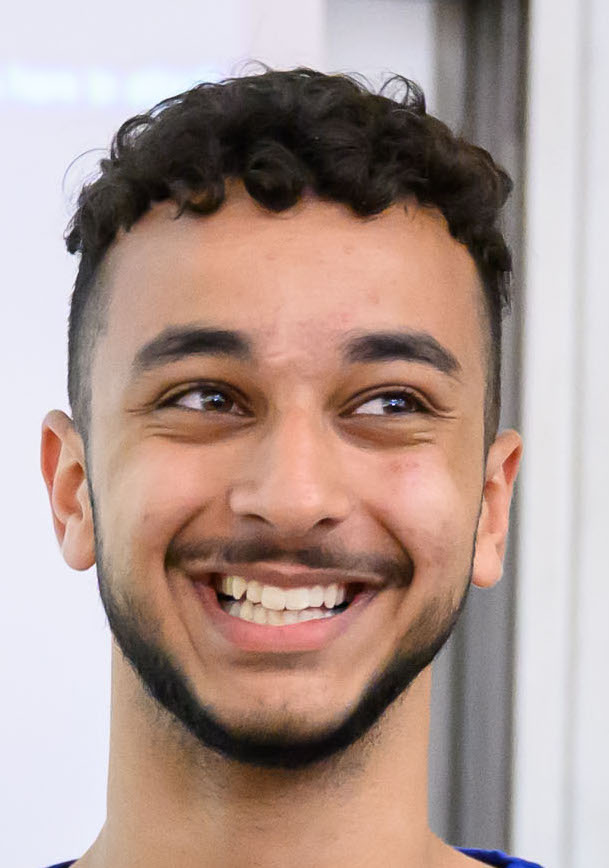
#> input picture assets/photo.jpg, 609 x 868 px
$ python generate.py
#> lines starting #> are read from the running program, lines starting #| are printed output that depends on the picture
### portrait.py
"""
portrait.py
Convert a photo into terminal-flavored portrait art, emitted as SVG fragments.

Renderers:
  - pixel   : colored, optionally dithered pixel grid (hero look)
  - ascii   : classic luminance ASCII
  - braille : ultra high detail 2x4 braille packing

Modes (color grading):
  - truecolor : real photo colors, maximum photographic detail
  - neon      : luminance mapped onto a cyberpunk ramp (keeps ALL detail as brightness)
  - duotone   : real color blended toward neon (a graded-photo look)

Detail is protected by a headshot crop, unsharp masking, and a dense grid.
"""

from __future__ import annotations
from PIL import Image, ImageOps, ImageFilter
import html


def _lerp(a, b, t):
    return tuple(round(a[i] + (b[i] - a[i]) * t) for i in range(3))


# cyberpunk neon ramp: deep indigo shadow -> magenta -> violet -> cyan highlight
NEON_STOPS = [
    (0.00, (0x07, 0x04, 0x18)),
    (0.28, (0x5e, 0x0e, 0x8f)),
    (0.52, (0xd6, 0x24, 0xc0)),
    (0.72, (0x8a, 0x5c, 0xff)),
    (0.88, (0x2b, 0xb8, 0xff)),
    (1.00, (0x9c, 0xf7, 0xff)),
]


# [9 lines left out: function neon_map, not called in this run]


def _lum(rgb) -> float:
    return (0.2126 * rgb[0] + 0.7152 * rgb[1] + 0.0722 * rgb[2]) / 255.0


def _hex(rgb) -> str:
    return "#%02x%02x%02x" % (rgb[0], rgb[1], rgb[2])


# [8 lines left out: function _grade, not called in this run]


# single-hue tints for monochrome character art (brightness carries the depth)
MONO_BASE = {
    "mono_cyan":  (0x8f, 0xe9, 0xff),
    "mono_white": (0xe9, 0xf3, 0xff),
    "mono_green": (0x6d, 0xff, 0xa8),
    "mono_amber": (0xff, 0xcf, 0x6a),
}


def _pixcolor(rgb, mode):
    """Color strategy for character art. mono_* = single hue scaled by brightness."""
    if mode in ("truecolor", "neon", "duotone"):
        return _grade(rgb, mode)
    base = MONO_BASE.get(mode, MONO_BASE["mono_cyan"])
    f = 0.26 + 0.74 * _lum(rgb)
    return tuple(round(base[i] * f) for i in range(3))


# panel background the portrait fades into (matches generate.py DARK panel)
PANEL_BG = (0x0a, 0x06, 0x18)


def _oval_alpha(nx, ny, cx=0.5, cy=0.43, rx=0.53, ry=0.63):
    """Soft elliptical vignette: 1 at the face, fading to 0 past the head."""
    d = (((nx - cx) / rx) ** 2 + ((ny - cy) / ry) ** 2) ** 0.5
    lo, hi = 0.86, 1.14
    if d <= lo:
        return 1.0
    if d >= hi:
        return 0.0
    t = (d - lo) / (hi - lo)
    return 1.0 - (t * t * (3 - 2 * t))


# ----------------------------------------------------------------------------
# loading: headshot crop + detail boost
# ----------------------------------------------------------------------------

def load_square(path: str, aspect=(3, 4), long_side: int = 620) -> Image.Image:
    """Crop to a headshot aspect focused slightly above center, sharpen, boost contrast."""
    img = Image.open(path)
    img = ImageOps.exif_transpose(img).convert("RGB")
    tw = round(long_side * aspect[0] / aspect[1])
    img = ImageOps.fit(img, (tw, long_side), Image.LANCZOS, centering=(0.5, 0.40))
    img = ImageOps.autocontrast(img, cutoff=1)
    img = img.filter(ImageFilter.UnsharpMask(radius=2.2, percent=135, threshold=2))
    return img


# [12 lines left out: function _placeholder, not called in this run]


def _rows(img, cols, cellw, cellh):
    return max(1, round(cols * (img.height / img.width) * (cellw / cellh)))


# ----------------------------------------------------------------------------
# renderers
# ----------------------------------------------------------------------------

# [30 lines left out: function render_pixel, not called in this run]


ASCII_RAMP = " .`:-_,^=;><+!rc*/z?sLTv)J7(|Fi{C}fI31tlu[neoZ5Yxjya]2ESwqkP6h9d4VpOGbUAKXHm8RD#$Bg0MNWQ%&@"


def _contrast(lum: float, gamma: float = 0.82, gain: float = 1.18) -> float:
    """Push midtones so the face reads as distinct glyphs, not a smooth photo."""
    v = (lum ** gamma - 0.5) * gain + 0.5
    return max(0.0, min(1.0, v))


def render_ascii(img, cols: int = 82, fs: float = 9.2, ls: float = 0.7,
                 line_ratio: float = 1.16, mode: str = "mono_white") -> tuple[str, int, int]:
    """Character-drawn face: legible monospace glyphs, airy spacing, monochrome tint.

    Fewer/larger columns than a photo grid so each glyph reads as a character
    (the whole point of ASCII art), while a contrast curve keeps facial detail.
    """
    cw = fs * 0.60 + ls          # horizontal advance per glyph (monospace + gap)
    ch = fs * line_ratio         # line height (the extra gap gives the airy feel)
    rows = _rows(img, cols, cw, ch)
    small = img.resize((cols, rows), Image.LANCZOS)
    small = ImageOps.autocontrast(small, cutoff=1)
    px = small.load()
    n = len(ASCII_RAMP) - 1
    lines = []
    for y in range(rows):
        spans = []
        for x in range(cols):
            a = _oval_alpha((x + 0.5) / cols, (y + 0.5) / rows)
            if a < 0.12:
                spans.append(" ")
                continue
            lum = _contrast(_lum(px[x, y]))
            glyph = html.escape(ASCII_RAMP[round(lum * n)])
            col = _lerp(PANEL_BG, _pixcolor(px[x, y], mode), a)
            spans.append(f'<tspan fill="{_hex(col)}">{glyph}</tspan>')
        lines.append(
            f'<text x="0" y="{(y + 1) * ch:.1f}" font-size="{fs}" letter-spacing="{ls}" '
            f'xml:space="preserve">{"".join(spans)}</text>'
        )
    w, h = round(cols * cw), round(rows * ch)
    inner = f'<g class="portrait ascii" filter="url(#txtGlow)">{"".join(lines)}</g>'
    return inner, w, h


BRAILLE_BASE = 0x2800
_DOTS = [(0, 0), (0, 1), (0, 2), (1, 0), (1, 1), (1, 2), (0, 3), (1, 3)]


# [28 lines left out: function render_braille, not called in this run]


RENDERERS = {"pixel": render_pixel, "ascii": render_ascii, "braille": render_braille}

### stats.py
"""
stats.py
Pull live GitHub statistics via GraphQL + REST, cache the expensive
lines-of-code scan, and degrade gracefully to placeholder values when
no token is present (so local prototyping always renders).

Env:
  GH_USERNAME  - the GitHub login to report on
  GH_TOKEN     - a PAT with 'repo' + 'read:user' scope (Actions can inject one)
"""

from __future__ import annotations
import json
import os
import time
from pathlib import Path
from urllib import request, error

API = "https://api.github.com/graphql"
REST = "https://api.github.com"
CACHE = Path(__file__).parent / "cache" / "loc_cache.json"


# [15 lines left out: functions _post, _rest, not called in this run]


PROFILE_Q = """
query($login:String!) {
  user(login:$login) {
    name login createdAt
    followers { totalCount }
    following { totalCount }
    repositories(first:100, ownerAffiliations:OWNER, isFork:false,
                 orderBy:{field:STARGAZERS, direction:DESC}) {
      totalCount
      nodes { name stargazerCount }
    }
    repositoriesContributedTo(first:1,
        contributionTypes:[COMMIT, PULL_REQUEST, REPOSITORY, ISSUE]) {
      totalCount
    }
    contributionsCollection {
      totalCommitContributions
      restrictedContributionsCount
    }
  }
}
"""


def _placeholder() -> dict:
    return {
        "name": "Said Azaizah",
        "login": "saidazaizah",
        "created_at": "2019-01-01T00:00:00Z",
        "repos": 42,
        "contributed": 60,
        "stars": 128,
        "followers": 210,
        "following": 24,
        "commits": 2116,
        "loc_total": 446276,
        "loc_add": 523178,
        "loc_del": 76902,
        "is_placeholder": True,
    }


# [7 lines left out: function _load_cache, not called in this run]


def _save_cache(data: dict) -> None:
    CACHE.parent.mkdir(exist_ok=True)
    CACHE.write_text(json.dumps(data, indent=2))


# [29 lines left out: function _lines_of_code, not called in this run]


def collect() -> dict:
    token = os.environ.get("GH_TOKEN") or os.environ.get("GITHUB_TOKEN")
    login = os.environ.get("GH_USERNAME")
    if not token or not login:
        return _placeholder()

    try:
        res = _post(PROFILE_Q, {"login": login}, token)
        u = res["data"]["user"]
        repos = u["repositories"]["nodes"]
        stars = sum(r["stargazerCount"] for r in repos)
        cc = u["contributionsCollection"]
        commits = cc["totalCommitContributions"] + cc.get("restrictedContributionsCount", 0)
        full_names = [f'{login}/{r["name"]}' for r in repos]
        loc_total, loc_add, loc_del = _lines_of_code(login, full_names, token)
        return {
            "name": u.get("name") or login,
            "login": login,
            "created_at": u["createdAt"],
            "repos": u["repositories"]["totalCount"],
            "contributed": u["repositoriesContributedTo"]["totalCount"],
            "stars": stars,
            "followers": u["followers"]["totalCount"],
            "following": u["following"]["totalCount"],
            "commits": commits,
            "loc_total": loc_total,
            "loc_add": loc_add,
            "loc_del": loc_del,
            "is_placeholder": False,
        }
    except Exception as e:  # never break the render
        p = _placeholder()
        p["error"] = str(e)
        return p


# [2 lines that do not run on import are left out]

### generate.py
"""
generate.py
Assemble the neofetch-style animated SVG(s) from config + live stats + portrait.

Usage:
  python3 generate.py                 # dark + light SVGs into out/
  python3 generate.py --style ascii   # override portrait style
  python3 generate.py --all-portraits # render one preview per portrait style
  python3 generate.py --static        # freeze animation (for PNG QA)
"""

from __future__ import annotations
import argparse
import datetime as dt
import os
from pathlib import Path
from zoneinfo import ZoneInfo

import portrait as P
import stats as S
from config import CONFIG

ROOT = Path(__file__).parent
OUT = ROOT / "out"
CHARW = 9.0
FONT = 15
LINEH = 22
VALUE_COL = 30

# cyberpunk neon palette (dark)
DARK = {
    "bg0": "#080512", "bg1": "#0d0820", "panel": "#0a0618",
    "border": "#ff2bd6", "border2": "#00eaff",
    "base": "#cfe9ff", "key": "#ff2bd6", "dot": "#43356b",
    "val": "#00eaff", "head": "#9a6cff", "prompt": "#5dff9f",
    "sep": "#33265a", "add": "#39ff8b", "del": "#ff5c7a", "dim": "#7c6ba8",
}
LIGHT = {
    "bg0": "#f5f2ff", "bg1": "#eee9ff", "panel": "#f7f4ff",
    "border": "#c81e9e", "border2": "#0090b8",
    "base": "#241a3a", "key": "#c81e9e", "dot": "#c9bce8",
    "val": "#0085a8", "head": "#6a3ec8", "prompt": "#0a9a52",
    "sep": "#cabfe6", "add": "#0f9d58", "del": "#d23b57", "dim": "#6a5c8e",
}


def esc(s: str) -> str:
    return s.replace("&", "&amp;").replace("<", "&lt;").replace(">", "&gt;")


# ----------------------------------------------------------------------------
# dynamic fields
# ----------------------------------------------------------------------------

def _delta(since: str) -> str:
    start = dt.date.fromisoformat(since)
    today = dt.date.today()
    years = today.year - start.year
    months = today.month - start.month
    days = today.day - start.day
    if days < 0:
        months -= 1
        days += 30
    if months < 0:
        years -= 1
        months += 12
    return f"{years} years, {months} months, {days} days"


def uptime() -> str:
    if CONFIG.get("birth_date"):
        return _delta(CONFIG["birth_date"])
    return _delta(CONFIG["coding_since"])


def local_now() -> str:
    tz = ZoneInfo(CONFIG.get("timezone", "UTC"))
    return dt.datetime.now(tz).strftime("%H:%M %Z, %A")


# ----------------------------------------------------------------------------
# right-panel content model  -> list[ list[(text,color_key)] ]
# ----------------------------------------------------------------------------

def _row(key: str, val: str) -> list[tuple[str, str]]:
    dots = max(2, VALUE_COL - len(key) - 1)
    return [(f"{key} ", "key"), ("." * dots + " ", "dot"), (val, "val")]


def _header(word: str, width_chars: int = 46) -> list[tuple[str, str]]:
    fill = max(2, width_chars - len(word) - 1)
    return [(f"{word} ", "head"), ("-" * fill, "sep")]


def build_lines(st: dict) -> list[list[tuple[str, str]]]:
    user, host = CONFIG["user"], CONFIG["host"]
    lines: list[list[tuple[str, str]]] = []
    lines.append([(f"{user}@{host} ", "prompt"), ("-" * 34, "sep")])
    lines.append([(CONFIG.get("title_tagline", ""), "dim")])
    lines.append([("", "base")])

    lines.append(_row("Uptime", uptime()))
    lines.append(_row("Local", local_now()))
    for k, v in CONFIG["identity"]:
        lines.append(_row(k, v))
    lines.append([("", "base")])

    lines.append(_header("Languages"))
    for k, v in CONFIG["languages"]:
        lines.append(_row(k, v))
    lines.append([("", "base")])

    lines.append(_header("Hobbies"))
    for k, v in CONFIG["hobbies"]:
        lines.append(_row(k, v))
    lines.append([("", "base")])

    lines.append(_header("Contact"))
    for k, v in CONFIG["contact"]:
        lines.append(_row(k, v))
    lines.append([("", "base")])

    lines.append(_header("GitHub Stats"))
    lines.append(_row("Repos", f'{st["repos"]:,}  (Contributed {st["contributed"]:,})'))
    lines.append(_row("Commits", f'{st["commits"]:,}'))
    lines.append(_row("Stars", f'{st["stars"]:,}'))
    lines.append(_row("Followers", f'{st["followers"]:,}'))
    # lines of code with colored add/del
    loc = [
        ("Lines of Code ", "key"),
        ("." * max(2, VALUE_COL - 14) + " ", "dot"),
        (f'{st["loc_total"]:,} (', "val"),
        (f'{st["loc_add"]:,}++', "add"),
        (", ", "val"),
        (f'{st["loc_del"]:,}--', "del"),
        (")", "val"),
    ]
    lines.append(loc)
    return lines


def line_chars(segs) -> int:
    return sum(len(t) for t, _ in segs)


# ----------------------------------------------------------------------------
# SVG assembly
# ----------------------------------------------------------------------------

def render_svg(theme: dict, portrait_inner: str, pw: int, ph: int,
               lines, static: bool) -> str:
    left_x, top_y = 28, 60
    panel_x = left_x + pw + 60
    max_chars = max(line_chars(l) for l in lines)
    panel_w = int(max_chars * CHARW) + 30
    width = panel_x + panel_w + 30
    panel_h = len(lines) * LINEH + 30
    height = max(top_y + ph + 40, top_y + panel_h + 30)

    # portrait vertical centering
    py = top_y + max(0, (panel_h - ph) // 2)

    defs = f'''
  <defs>
    <linearGradient id="frame" x1="0" y1="0" x2="1" y2="1">
      <stop offset="0" stop-color="{theme['border']}"/>
      <stop offset="1" stop-color="{theme['border2']}"/>
    </linearGradient>
    <filter id="pxGlow" x="-20%" y="-20%" width="140%" height="140%">
      <feGaussianBlur stdDeviation="1.1" result="b"/>
      <feMerge><feMergeNode in="b"/><feMergeNode in="SourceGraphic"/></feMerge>
    </filter>
    <filter id="txtGlow" x="-10%" y="-10%" width="120%" height="120%">
      <feGaussianBlur stdDeviation="0.5" result="b"/>
      <feMerge><feMergeNode in="b"/><feMergeNode in="SourceGraphic"/></feMerge>
    </filter>
    <pattern id="scan" width="1" height="3" patternUnits="userSpaceOnUse">
      <rect width="1" height="3" fill="transparent"/>
      <rect width="1" height="1" fill="#ffffff" opacity="0.035"/>
    </pattern>
    <clipPath id="scanIn"><rect x="{left_x}" y="{py}" width="{pw}" height="{0 if not static else ph}">
      {'' if static else f'<animate attributeName="height" from="0" to="{ph}" begin="0.2s" dur="1.6s" fill="freeze"/>'}
    </rect></clipPath>
  </defs>'''

    css = f'''
  <style>
    text {{ font-family: ui-monospace,'SF Mono','JetBrains Mono',Menlo,Consolas,monospace;
            font-size:{FONT}px; dominant-baseline:middle; }}
    .cursor {{ animation: blink 1s steps(1) infinite; }}
    @keyframes blink {{ 50% {{ opacity:0; }} }}
    .title {{ font-size:20px; font-weight:700; letter-spacing:1px; }}
    @keyframes glowpulse {{ 0%,100% {{ opacity:0.85 }} 50% {{ opacity:1 }} }}
    .frame {{ animation: glowpulse 4s ease-in-out infinite; }}
  </style>'''

    parts = [
        f'<svg xmlns="http://www.w3.org/2000/svg" width="{width}" height="{height}" '
        f'viewBox="0 0 {width} {height}" fill="none">',
        defs, css,
        f'<rect width="{width}" height="{height}" rx="16" fill="{theme["bg0"]}"/>',
        f'<rect x="6" y="6" width="{width-12}" height="{height-12}" rx="12" '
        f'fill="{theme["panel"]}" stroke="url(#frame)" stroke-width="2" class="frame"/>',
        f'<rect width="{width}" height="{height}" rx="16" fill="url(#scan)"/>',
        # window dots
        f'<circle cx="26" cy="26" r="6" fill="{theme["del"]}"/>'
        f'<circle cx="46" cy="26" r="6" fill="#ffcf4a"/>'
        f'<circle cx="66" cy="26" r="6" fill="{theme["add"]}"/>',
        f'<text x="{width/2}" y="27" text-anchor="middle" fill="{theme["dim"]}" '
        f'font-size="12">{esc(CONFIG["user"])}@{esc(CONFIG["host"])} : neofetch</text>',
        # portrait with scan-in wipe
        f'<g clip-path="url(#scanIn)"><g transform="translate({left_x},{py})">{portrait_inner}</g></g>',
    ]

    # right panel typed lines
    start = 0.3
    for i, segs in enumerate(lines):
        ly = top_y + 18 + i * LINEH
        nchars = max(1, line_chars(segs))
        lw = int(nchars * CHARW) + 8
        dur = max(0.25, nchars * 0.02)
        # build tspans
        tspans = []
        for text, ck in segs:
            if text == "":
                continue
            tspans.append(f'<tspan fill="{theme[ck]}">{esc(text)}</tspan>')
        text_el = (f'<text x="{panel_x}" y="{ly}" xml:space="preserve" '
                   f'filter="url(#txtGlow)">{"".join(tspans)}</text>')
        if static:
            parts.append(text_el)
        else:
            cid = f"typ{i}"
            parts.append(
                f'<clipPath id="{cid}"><rect x="{panel_x}" y="{ly-LINEH/2}" '
                f'width="0" height="{LINEH}">'
                f'<animate attributeName="width" from="0" to="{lw}" '
                f'begin="{start:.2f}s" dur="{dur:.2f}s" fill="freeze"/></rect></clipPath>'
            )
            parts.append(f'<g clip-path="url(#{cid})">{text_el}</g>')
            start += dur * 0.85

    # blinking prompt cursor at the bottom
    cy = top_y + 18 + len(lines) * LINEH
    cur_begin = start + 0.1
    cur_attrs = '' if static else f'opacity="0"'
    cur_anim = '' if static else (
        f'<animate attributeName="opacity" from="0" to="1" begin="{cur_begin:.2f}s" '
        f'dur="0.01s" fill="freeze"/>')
    parts.append(
        f'<text x="{panel_x}" y="{cy}" fill="{theme["prompt"]}" {cur_attrs}>'
        f'{cur_anim}{esc(CONFIG["user"])}@{esc(CONFIG["host"])}:~$ '
        f'<tspan class="cursor" fill="{theme["val"]}">&#9608;</tspan></text>'
    )
    parts.append("</svg>")
    return "\n".join(parts)


# ----------------------------------------------------------------------------
# driver
# ----------------------------------------------------------------------------

def make_portrait(style: str, mode: str | None = None):
    photo = ROOT / CONFIG["photo"]
    img = P.load_square(str(photo)) if photo.exists() else P._placeholder()
    mode = mode or CONFIG.get("portrait_mode", "duotone")
    if style == "pixel":
        return P.render_pixel(img, mode=mode)
    if style == "ascii":
        return P.render_ascii(img, mode=mode)
    if style == "braille":
        return P.render_braille(img, mode=mode)
    raise ValueError(style)


def main():
    ap = argparse.ArgumentParser()
    ap.add_argument("--style", default=CONFIG["portrait_style"])
    ap.add_argument("--mode", default=None)
    ap.add_argument("--name", default=None, help="output basename for a variant")
    ap.add_argument("--all-portraits", action="store_true")
    ap.add_argument("--compare", action="store_true")
    ap.add_argument("--static", action="store_true")
    args = ap.parse_args()

    if args.compare:
        OUT.mkdir(exist_ok=True)
        st = S.collect()
        lines = build_lines(st)
        combos = [("pixel", "truecolor"), ("pixel", "neon"), ("pixel", "duotone"),
                  ("braille", "neon"), ("ascii", "neon")]
        for style, mode in combos:
            inner, pw, ph = make_portrait(style, mode)
            svg = render_svg(DARK, inner, pw, ph, lines, static=True)
            fn = OUT / f"cmp_{style}_{mode}.svg"
            fn.write_text(svg)
            print(f"[compare] {fn.relative_to(ROOT)}  ({pw}x{ph})")
        return

    OUT.mkdir(exist_ok=True)
    st = S.collect()
    if st.get("is_placeholder"):
        print("[stats] using placeholder values (set GH_USERNAME + GH_TOKEN for live)")
    lines = build_lines(st)

    styles = ["pixel", "ascii", "braille"] if args.all_portraits else [args.style]
    for style in styles:
        inner, pw, ph = make_portrait(style)
#> in load_square, img is the input picture: PIL image 609x868 RGB; mean R, G, B 175.8, 153.6, 146.4
#> in load_square, `img = ImageOps.fit(img, (tw, long_side), Image.LANCZOS, centering=(0.5..`:
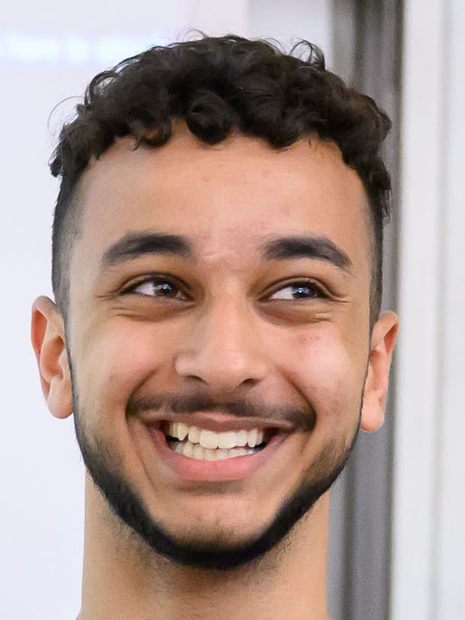
#> img: PIL image 465x620 RGB; mean R, G, B 174.4, 151.8, 144.4
#> in load_square, `img = img.filter(ImageFilter.UnsharpMask(radius=2.2, percent=135, thre..`:
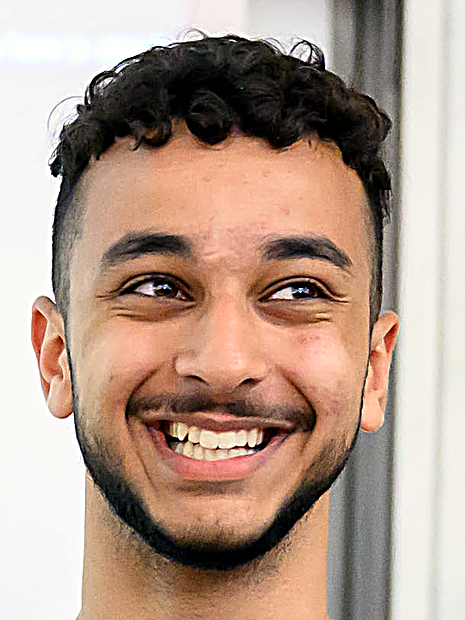
#> img: PIL image 465x620 RGB; mean R, G, B 179.3, 155.1, 140.4
#> in render_ascii, `rows = _rows(img, cols, cw, ch)`: rows = 64
#> in render_ascii, `small = img.resize((cols, rows), Image.LANCZOS)`:
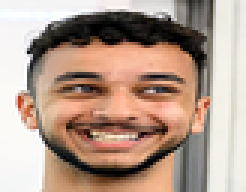
#> small: PIL image 82x64 RGB (shown 3 times larger); mean R, G, B 179.3, 155.1, 140.4
        for name, theme in (("dark", DARK), ("light", LIGHT)):
            svg = render_svg(theme, inner, pw, ph, lines, args.static)
            if args.all_portraits:
                fn = OUT / f"preview_{style}_{name}.svg"
            elif args.name:
                fn = OUT / f"{args.name}_{name}.svg"
            else:
                fn = OUT / f"{name}_mode.svg"
            fn.write_text(svg)
            print(f"[write] {fn.relative_to(ROOT)}  ({pw}x{ph} portrait, {len(svg)//1024}kb)")
#> this loop made 2 passes
#| [write] out/dark_mode.svg  (510x683 portrait, 172kb)
#| [write] out/light_mode.svg  (510x683 portrait, 172kb)


if __name__ == "__main__":
    main()
